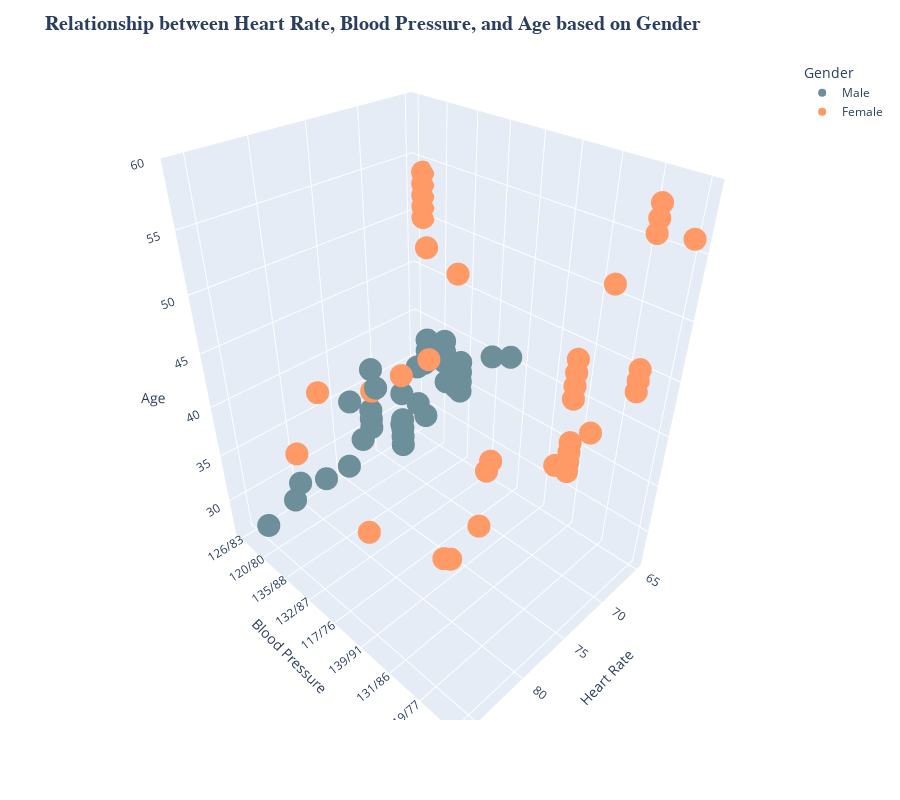

This figure's notebook cell:
### Code cell
# Creating a 3D scatter plot
fig = px.scatter_3d(sleep_data,  # Dataframe containing the data
                     x='Heart Rate',  # X-axis variable
                     y='Blood Pressure',  # Y-axis variable
                     z='Age',  # Z-axis variable
                     color='Gender',  # Color variable
                     width=900,  # Width of the plot
                     height=800,  # Height of the plot
                     color_discrete_map={'Male': '#6c8f99', 'Female': '#ff9966'})  # Color map

# Layout of the plot
fig.update_layout(title='<b>Relationship between Heart Rate, Blood Pressure, and Age based on Gender</b>',
                  titlefont={'size': 20, 'family': 'Serif'},  # Title font settings
                  showlegend=True)  # Display legend

# Displaying the plot
fig.show()

### Figure 1 — Plotly figure (JSON) as saved in the notebook; plotly's stock layout.template omitted (floating-point values rounded to 4 significant figures; data arrays with more than 128 entries replaced by an {"elided": "..."} marker saying what was removed)
{"data": [{"hovertemplate": "Gender=Male<br>Heart Rate=%{x}<br>Blood Pressure=%{y}<br>Age=%{z}<extra></extra>", "legendgroup": "Male", "marker": {"color": "#6c8f99", "symbol": "circle"}, "mode": "markers", "name": "Male", "scene": "scene", "showlegend": true, "type": "scatter3d", "x": {"elided": "189 int values"}, "y": {"elided": "189 str values"}, "z": {"elided": "189 int values"}}, {"hovertemplate": "Gender=Female<br>Heart Rate=%{x}<br>Blood Pressure=%{y}<br>Age=%{z}<extra></extra>", "legendgroup": "Female", "marker": {"color": "#ff9966", "symbol": "circle"}, "mode": "markers", "name": "Female", "scene": "scene", "showlegend": true, "type": "scatter3d", "x": {"elided": "185 int values"}, "y": {"elided": "185 str values"}, "z": {"elided": "185 int values"}}], "layout": {"height": 800, "legend": {"title": {"text": "Gender"}, "tracegroupgap": 0}, "margin": {"t": 60}, "scene": {"domain": {"x": [0, 1], "y": [0, 1]}, "xaxis": {"title": {"text": "Heart Rate"}}, "yaxis": {"title": {"text": "Blood Pressure"}}, "zaxis": {"title": {"text": "Age"}}}, "showlegend": true, "title": {"font": {"family": "Serif", "size": 20}, "text": "<b>Relationship between Heart Rate, Blood Pressure, and Age based on Gender</b>"}, "width": 900}}
